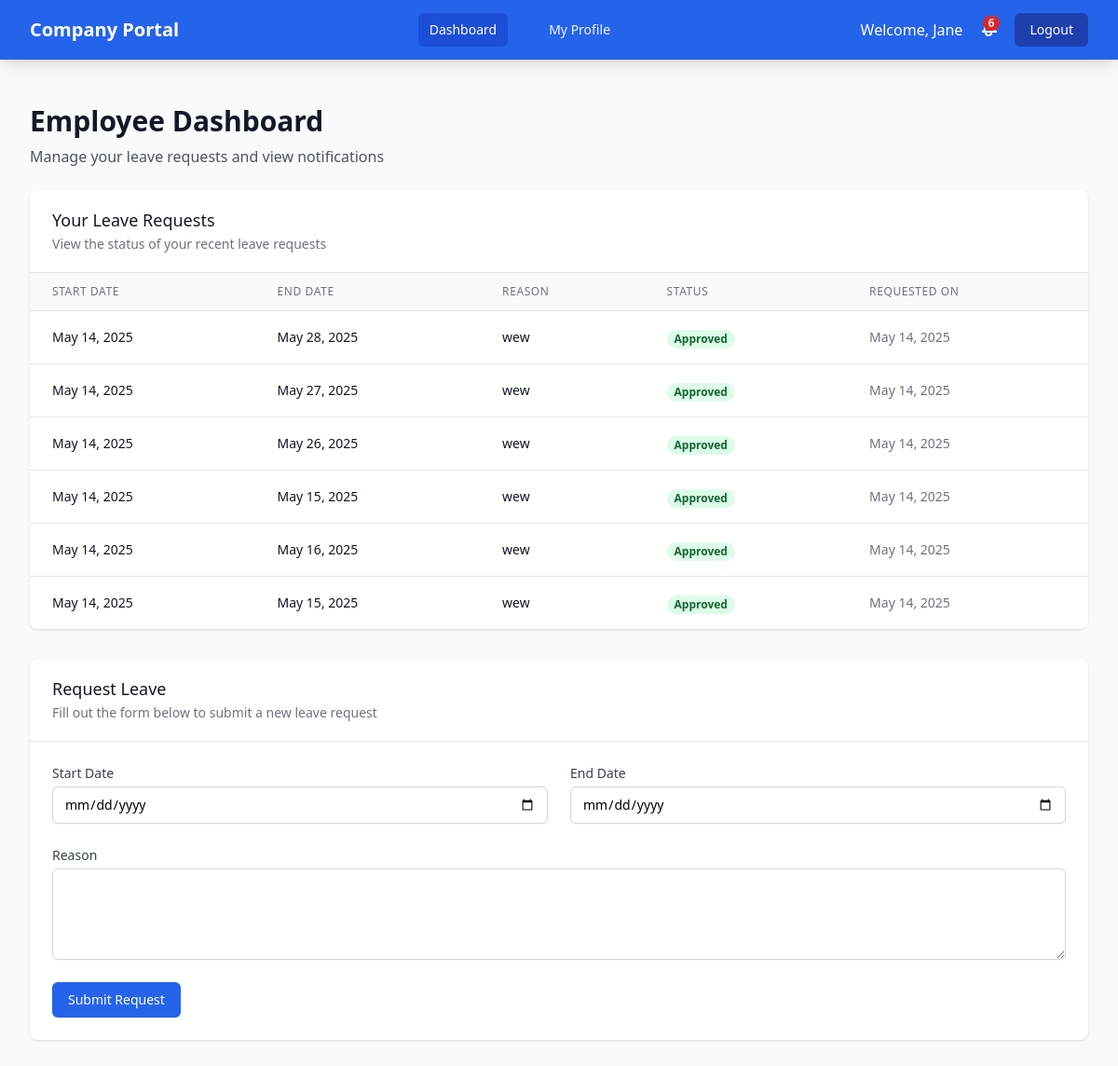
The app's page /Employee/employee_dashboard.php (signed in), older data.
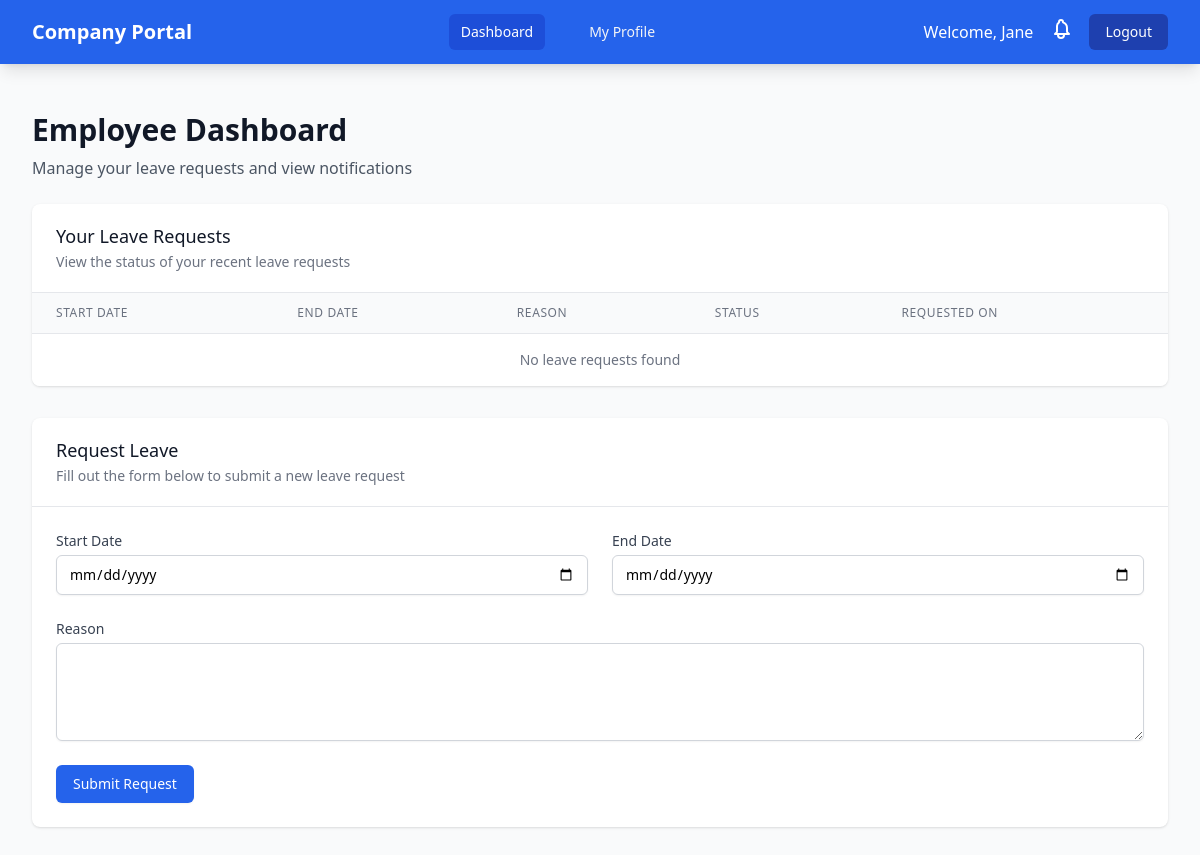
The same page, newer data.
### tables this page shows
CREATE TABLE `leave_requests` (
  `id` int(11) NOT NULL,
  `user_id` int(11) NOT NULL,
  `start_date` date NOT NULL,
  `end_date` date NOT NULL,
  `reason` text DEFAULT NULL,
  `status` enum('pending','approved','declined') DEFAULT 'pending',
  `created_at` timestamp NOT NULL DEFAULT current_timestamp(),
  `request_date` timestamp NOT NULL DEFAULT current_timestamp(),
  `approver_id` int(11) DEFAULT NULL,
  `approved_by` int(11) DEFAULT NULL,
  `approved_by_name` varchar(255) DEFAULT NULL
);

### Employee/employee_dashboard.php (the view, shortened to what this page needs)
<?php
require '../Includes/db.php';
$leave_request_query = "SELECT * FROM leave_requests WHERE user_id = ? ORDER BY request_date DESC";
$stmt = $conn->prepare($leave_request_query);
$stmt->bind_param("i", $_SESSION['user_id']);
$stmt->execute();
$leave_result = $stmt->get_result();
?>
<!DOCTYPE html>
<html lang="en">
<head>
    <script src="https://cdn.tailwindcss.com"></script>
</head>
<body class="bg-gray-50 min-h-screen">
<nav class="bg-blue-600 shadow-lg">
    <div class="max-w-7xl mx-auto px-4 sm:px-6 lg:px-8">
        <div class="flex justify-between h-16">
            <div class="flex items-center">
                <span class="text-white text-xl font-bold">Company Portal</span>
            </div>
            <div class="hidden md:flex space-x-8 items-center">
                <a href="employee_dashboard.php" class="bg-blue-700 text-white px-3 py-2 rounded-md text-sm font-medium">Dashboard</a>
                <a href="employee_profile.php" class="text-gray-100 hover:text-white px-3 py-2 rounded-md text-sm font-medium">My Profile</a>
            </div>
            <div class="flex items-center space-x-4">
                <span class="text-white">Welcome, <?= isset($_SESSION['name']) ? htmlspecialchars($_SESSION['name']) : 'User' ?></span>
                <div class="relative">
                    <button id="notificationBtn" class="relative text-white hover:text-yellow-300 focus:outline-none">
                        <?php
                        $notification_count_query = "SELECT COUNT(*) as count FROM leave_requests
                                                    WHERE user_id = ? AND (status = 'approved' OR status = 'declined')";
                        $stmt = $conn->prepare($notification_count_query);
                        if ($stmt) {
                            $stmt->bind_param("i", $_SESSION['user_id']);
                            $stmt->execute();
                            $count_result = $stmt->get_result();
                            $notification_count = $count_result->fetch_assoc()['count'];
                            if ($notification_count > 0 && !$_SESSION['viewed_notifications']):
                            ?>
                                <span id="notificationBadge" class="absolute top-0 right-0 inline-flex items-center justify-center px-1.5 py-0.5 text-xs font-bold leading-none text-red-100 bg-red-600 rounded-full">
                                    <?= $notification_count ?>
                                </span>
                            <?php
                            endif;
                        }
                        ?>
                    </button>
                </div>
                <a href="../logout.php"
                   class="bg-blue-800 hover:bg-blue-700 text-white px-4 py-2 rounded-md text-sm font-medium transition-colors duration-300">
                    Logout
                </a>
            </div>
        </div>
    </div>
</nav>
    <div class="max-w-7xl mx-auto py-6 px-4 sm:px-6 lg:px-8">
        <div class="py-6">
            <h1 class="text-3xl font-bold text-gray-900 mb-2">Employee Dashboard</h1>
            <p class="text-gray-600 mb-6">Manage your leave requests and view notifications</p>
            <div class="bg-white shadow overflow-hidden sm:rounded-lg mb-8">
                <div class="px-4 py-5 border-b border-gray-200 sm:px-6">
                    <h2 class="text-lg leading-6 font-medium text-gray-900">
                        Your Leave Requests
                    </h2>
                    <p class="mt-1 text-sm text-gray-500">
                        View the status of your recent leave requests
                    </p>
                </div>
                <div class="overflow-x-auto">
                    <table class="min-w-full divide-y divide-gray-200">
                        <thead class="bg-gray-50">
                            <tr>
                                <th class="px-6 py-3 text-left text-xs font-medium text-gray-500 uppercase tracking-wider">Start Date</th>
                                <th class="px-6 py-3 text-left text-xs font-medium text-gray-500 uppercase tracking-wider">End Date</th>
                                <th class="px-6 py-3 text-left text-xs font-medium text-gray-500 uppercase tracking-wider">Reason</th>
                                <th class="px-6 py-3 text-left text-xs font-medium text-gray-500 uppercase tracking-wider">Status</th>
                                <th class="px-6 py-3 text-left text-xs font-medium text-gray-500 uppercase tracking-wider">Requested On</th>
                            </tr>
                        </thead>
                        <tbody class="bg-white divide-y divide-gray-200">
                            <?php
                            if ($leave_result && $leave_result->num_rows > 0) {
                                mysqli_data_seek($leave_result, 0);
                                while ($row = $leave_result->fetch_assoc()):
                                    $status_color = '';
                                    if ($row['status'] === 'approved') {
                                        $status_color = 'bg-green-100 text-green-800';
                                    } elseif ($row['status'] === 'declined') {
                                        $status_color = 'bg-red-100 text-red-800';
                                    } else {
                                        $status_color = 'bg-yellow-100 text-yellow-800';
                                    }
                            ?>
                                <tr>
                                    <td class="px-6 py-4 whitespace-nowrap text-sm text-gray-900"><?= date('M d, Y', strtotime($row['start_date'])) ?></td>
                                    <td class="px-6 py-4 whitespace-nowrap text-sm text-gray-900"><?= date('M d, Y', strtotime($row['end_date'])) ?></td>
                                    <td class="px-6 py-4 text-sm text-gray-900"><?= htmlspecialchars($row['reason']) ?></td>
                                    <td class="px-6 py-4 whitespace-nowrap">
                                        <span class="px-2 inline-flex text-xs leading-5 font-semibold rounded-full <?= $status_color ?>">
                                            <?= ucfirst($row['status']) ?>
                                        </span>
                                    </td>
                                    <td class="px-6 py-4 whitespace-nowrap text-sm text-gray-500"><?= date('M d, Y', strtotime($row['request_date'])) ?></td>
                                </tr>
                            <?php
                                endwhile;
                            } else {
                            ?>
                                <tr>
                                    <td colspan="5" class="px-6 py-4 text-sm text-center text-gray-500">No leave requests found</td>
                                </tr>
                            <?php } ?>
                        </tbody>
                    </table>
                </div>
            </div>
            <div class="bg-white shadow overflow-hidden sm:rounded-lg mb-8">
                <div class="px-4 py-5 border-b border-gray-200 sm:px-6">
                    <h2 class="text-lg leading-6 font-medium text-gray-900">
                        Request Leave
                    </h2>
                    <p class="mt-1 text-sm text-gray-500">
                        Fill out the form below to submit a new leave request
                    </p>
                </div>
                <div class="px-4 py-5 sm:p-6">
                    <form method="POST" class="space-y-6">
                        <div class="grid grid-cols-1 md:grid-cols-2 gap-6">
                            <div>
                                <label for="start_date" class="block text-sm font-medium text-gray-700">Start Date</label>
                                <input type="date" name="start_date" id="start_date" required
                                    class="mt-1 block w-full border border-gray-300 rounded-md shadow-sm py-2 px-3 focus:outline-none focus:ring-blue-500 focus:border-blue-500 sm:text-sm">
                            </div>
                            <div>
                                <label for="end_date" class="block text-sm font-medium text-gray-700">End Date</label>
                                <input type="date" name="end_date" id="end_date" required
                                    class="mt-1 block w-full border border-gray-300 rounded-md shadow-sm py-2 px-3 focus:outline-none focus:ring-blue-500 focus:border-blue-500 sm:text-sm">
                            </div>
                        </div>
                        <div>
                            <label for="reason" class="block text-sm font-medium text-gray-700">Reason</label>
                            <textarea name="reason" id="reason" rows="4" required
                                class="mt-1 block w-full border border-gray-300 rounded-md shadow-sm py-2 px-3 focus:outline-none focus:ring-blue-500 focus:border-blue-500 sm:text-sm"></textarea>
                        </div>
                        <div>
                            <button type="submit"
                                class="inline-flex justify-center py-2 px-4 border border-transparent shadow-sm text-sm font-medium rounded-md text-white bg-blue-600 hover:bg-blue-700 focus:outline-none focus:ring-2 focus:ring-offset-2 focus:ring-blue-500 transition-colors duration-300">
                                Submit Request
                            </button>
                        </div>
                    </form>
                </div>
            </div>
        </div>
    </div>
</body>
</html>

Row changes from the older to the newer data that the page shows:
removed leave_requests: start_date "May 14, 2025", end_date "May 28, 2025", reason "wew", status "Approved", request_date "May 14, 2025"
removed leave_requests: start_date "May 14, 2025", end_date "May 27, 2025", reason "wew", status "Approved", request_date "May 14, 2025"
removed leave_requests: start_date "May 14, 2025", end_date "May 26, 2025", reason "wew", status "Approved", request_date "May 14, 2025"
removed leave_requests: start_date "May 14, 2025", end_date "May 15, 2025", reason "wew", status "Approved", request_date "May 14, 2025"
removed leave_requests: start_date "May 14, 2025", end_date "May 16, 2025", reason "wew", status "Approved", request_date "May 14, 2025"
removed leave_requests: start_date "May 14, 2025", end_date "May 15, 2025", reason "wew", status "Approved", request_date "May 14, 2025"
Text that changed along with them:
$notification_count: "6" → (not shown)
text now shown: "No leave requests found"
